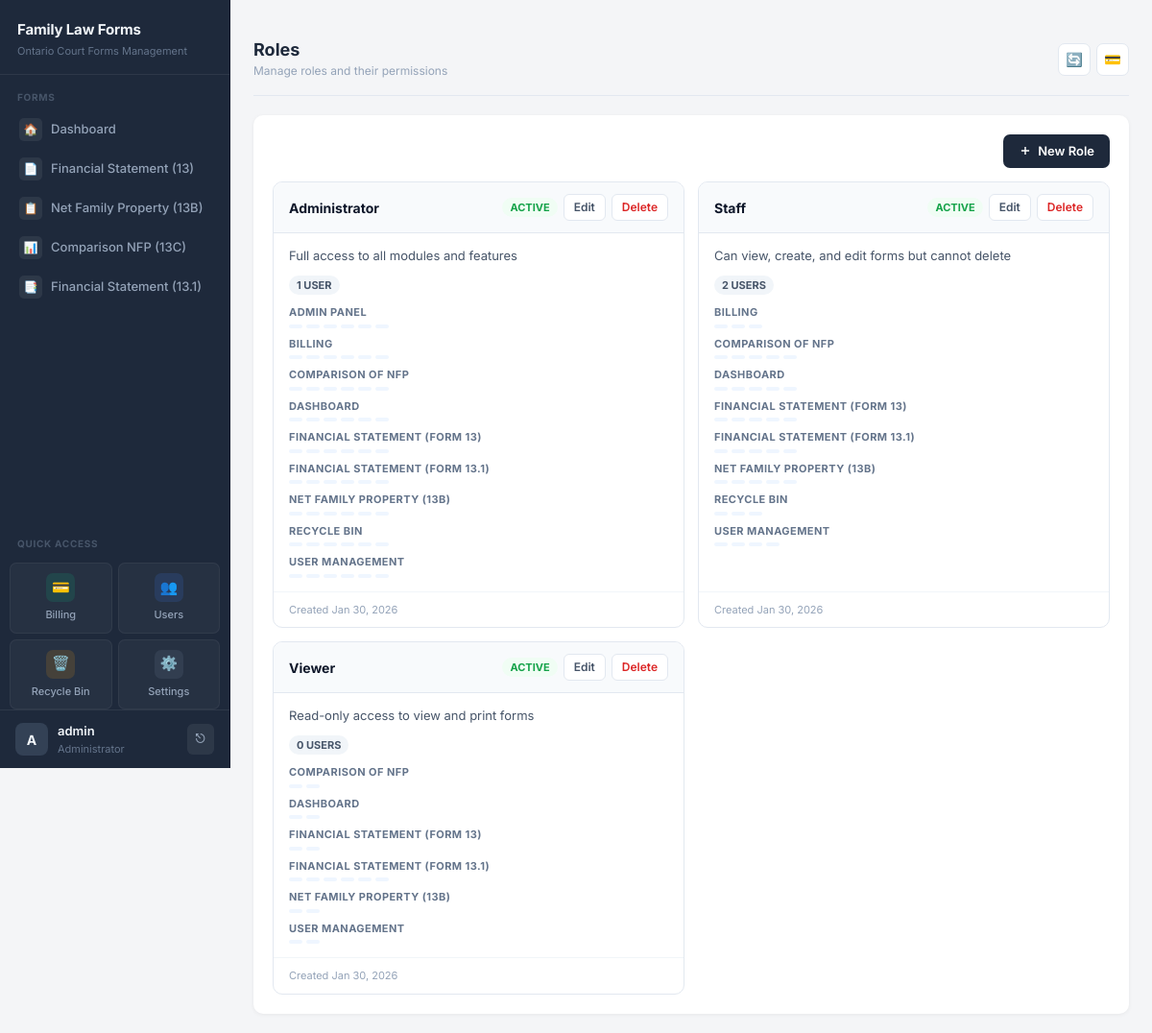
Screenshot of /user-management/roles/ (signed in) with the database file from the repository.
### users/models.py (models this page shows, shortened)
class Role(models.Model):
    name = models.CharField(max_length=100, unique=True)
    description = models.TextField(blank=True)
    permissions = models.ManyToManyField(Permission, blank=True, related_name='roles')
    is_active = models.BooleanField(default=True)
    created_at = models.DateTimeField(auto_now_add=True)
    updated_at = models.DateTimeField(auto_now=True)
    class Meta:
        ordering = ['name']

class Module(models.Model):
    name = models.CharField(max_length=100, unique=True)
    code = models.CharField(max_length=50, unique=True)  # e.g., 'financial_statement', 'comparison_nfp'
    description = models.TextField(blank=True)
    icon = models.CharField(max_length=50, default='📁')
    is_active = models.BooleanField(default=True)
    created_at = models.DateTimeField(auto_now_add=True)
    updated_at = models.DateTimeField(auto_now=True)
    class Meta:
        ordering = ['name']

class Permission(models.Model):
    PERMISSION_TYPES = [
        ('view', 'View'),
        ('create', 'Create'),
        ('edit', 'Edit'),
        ('delete', 'Delete'),
        ('print', 'Print'),
        ('export', 'Export'),
    ]
    module = models.ForeignKey(Module, on_delete=models.CASCADE, related_name='permissions')
    permission_type = models.CharField(max_length=20, choices=PERMISSION_TYPES)
    class Meta:
        unique_together = ['module', 'permission_type']
        ordering = ['module', 'permission_type']

### users/views.py (the view)
# urls.py: path('roles/', views.role_list, name='role_list'),
@login_required
@user_passes_test(is_admin)
def role_list(request):
    roles = Role.objects.prefetch_related('permissions', 'users').all()
    return render(request, 'users/role_list.html', {'roles': roles})

### users/context_processors.py (called while the page is built, shortened)
def user_permissions(request):
    context = {
        'user_modules': {},
        'user_permissions': {},
    }
    if not request.user.is_authenticated:
        return context
    if request.user.is_superuser:
        modules = Module.objects.filter(is_active=True)
        context['user_modules'] = {m.code: True for m in modules}
        context['user_permissions'] = {
            m.code: {
                'view': True,
                'create': True,
                'edit': True,
                'delete': True,
                'print': True,
                'export': True,
            } for m in modules
        }
        return context

### users/views.py (called while the page is built)
def is_admin(user):
    return user.is_superuser or user.is_staff

### users/templates/users/role_list.html (shortened to what this page needs)
﻿{% extends 'base.html' %}
{% block header %}Roles{% endblock %}
{% block subheader %}Manage roles and their permissions{% endblock %}
{% block content %}
<div class="rl-top">
  <a href="{% url 'users:role_create' %}" class="rl-btn-new">
    <svg width="14" height="14" viewBox="0 0 24 24" fill="none" stroke="currentColor" stroke-width="2.5"><path d="M12 5v14M5 12h14"/></svg>
    New Role
  </a>
</div>
{% if roles %}
<div class="rl-grid">
  {% for role in roles %}
  <div class="rl-card">
    <div class="rl-card-head">
      <span class="rl-name">{{ role.name }}</span>
      <div class="rl-head-right">
        {% if role.is_active %}
        <span class="rl-badge rl-badge-active">Active</span>
        {% else %}
        <span class="rl-badge rl-badge-inactive">Inactive</span>
        {% endif %}
        <a href="{% url 'users:role_edit' role.pk %}" class="rl-action-btn">Edit</a>
        <a href="{% url 'users:role_delete' role.pk %}" class="rl-action-btn rl-action-del">Delete</a>
      </div>
    </div>
    <div class="rl-body">
      {% if role.description %}
      <div class="rl-desc">{{ role.description }}</div>
      {% endif %}
      <div class="rl-meta">
        <span class="rl-badge" style="background:#f1f5f9;color:#475569;">{{ role.users.count }} user{{ role.users.count|pluralize }}</span>
      </div>
      <div class="rl-perm-section">
        {% regroup role.permissions.all by module as perm_modules %}
        {% if perm_modules %}
          {% for group in perm_modules %}
          <div class="rl-perm-mod">{{ group.grouper.name }}</div>
          <div class="rl-perm-chips">
            {% for perm in group.list %}
            <span class="rl-perm-chip">{{ perm.name }}</span>
            {% endfor %}
          </div>
          {% endfor %}
        {% else %}
          <span class="rl-no-perm">No permissions assigned</span>
        {% endif %}
      </div>
    </div>
    <div class="rl-foot">Created {{ role.created_at|date:"M d, Y" }}</div>
  </div>
  {% endfor %}
</div>
{% else %}
<div class="rl-empty">No roles have been created yet.</div>
{% endif %}
{% endblock %}

### forms/templates/base.html (shortened to what this page needs)
<!DOCTYPE html>
<html lang="en">
<head>
  <link rel="stylesheet" href="https://cdn.jsdelivr.net/npm/bootstrap@5.3.2/dist/css/bootstrap.min.css">
</head>
<body>
  <div class="app-shell">
    <nav class="sidebar" id="sidebar">
      <div class="brand">
        <p class="title mb-0">Family Law Forms</p>
        <p class="sub mb-0">Ontario Court Forms Management</p>
      </div>
      <div class="nav-section">Forms</div>
      <ul class="nav flex-column">
        {% if user_modules.dashboard or request.user.is_superuser %}
        <li class="nav-item">
          <a class="nav-link" href="/forms/dashboard/">
            <span class="nav-icon">🏠</span> Dashboard
          </a>
        </li>
        {% endif %}
        {% if user_modules.financial_statement or request.user.is_superuser %}
        <li class="nav-item">
          <a class="nav-link" href="{% url 'financial_statement_list' %}">
            <span class="nav-icon">📄</span> Financial Statement (13)
          </a>
        </li>
        {% endif %}
        {% if user_modules.net_family_property_13b or request.user.is_superuser %}
        <li class="nav-item">
          <a class="nav-link" href="{% url 'net_family_property_13b_list' %}">
            <span class="nav-icon">📋</span> Net Family Property (13B)
          </a>
        </li>
        {% endif %}
        {% if user_modules.comparison_nfp or request.user.is_superuser %}
        <li class="nav-item">
          <a class="nav-link" href="/forms/comparison-nfp/">
            <span class="nav-icon">📊</span> Comparison NFP (13C)
          </a>
        </li>
        {% endif %}
        {% if user_modules.financial_statement_131 or request.user.is_superuser %}
        <li class="nav-item">
          <a class="nav-link" href="{% url 'financial_statement_131_list' %}">
            <span class="nav-icon">📑</span> Financial Statement (13.1)
          </a>
        </li>
        {% endif %}
      </ul>
      <div class="nav-section mt-2">Quick Access</div>
      <div class="nav-grid">
        {% if user_modules.billing or request.user.is_superuser %}
        <a href="{% url 'billing_dashboard' %}" class="nav-grid-item billing">
          <span class="nav-grid-icon">💳</span>
          Billing
        </a>
        {% endif %}
        {% if user_modules.user_management or request.user.is_superuser or request.user.is_staff %}
        <a href="{% url 'users:dashboard' %}" class="nav-grid-item users">
          <span class="nav-grid-icon">👥</span>
          Users
        </a>
        {% endif %}
        {% if user_modules.recycle_bin or request.user.is_superuser %}
        <a href="{% url 'recycle_bin' %}" class="nav-grid-item recycle">
          <span class="nav-grid-icon">🗑️</span>
          Recycle Bin
        </a>
        {% endif %}
        {% if request.user.is_superuser or request.user.is_staff %}
        <a href="{% url 'settings_page' %}" class="nav-grid-item admin">
          <span class="nav-grid-icon">⚙️</span>
          Settings
        </a>
        {% endif %}
      </div>
      <div class="sidebar-user">
        <div class="sidebar-user-info">
          <div class="sidebar-user-avatar">
            {% if request.user.is_authenticated %}{{ request.user.username|slice:":1"|upper }}{% else %}?{% endif %}
          </div>
          <div class="sidebar-user-details">
            <div class="sidebar-user-name">{% if request.user.is_authenticated %}{{ request.user.username }}{% else %}Guest{% endif %}</div>
            <div class="sidebar-user-role">{% if request.user.is_staff %}Administrator{% else %}User{% endif %}</div>
          </div>
          <form method="post" action="/accounts/logout/" style="margin:0;">
            <button type="submit" class="sidebar-logout-btn" title="Logout">⎋</button>
          </form>
        </div>
      </div>
    </nav>
    <main class="main">
      <div class="topbar">
        <div>
          <h1>{% block header %}Welcome{% endblock %}</h1>
          <div class="subtitle">{% block subheader %}Manage your forms and schedules{% endblock %}</div>
        </div>
        <div class="topbar-actions">
          <button class="topbar-btn" title="Refresh" onclick="location.reload()">🔄</button>
          <a href="{% url 'billing_dashboard' %}" class="topbar-btn" title="Billing">💳</a>
        </div>
      </div>
      <div class="page-card animate-in">
        {% block content %}{% endblock %}
      </div>
    </main>
  </div>
</body>
</html>

### users/templates/users/role_list.html (style rules this page uses)
.rl-top { display: flex; justify-content: space-between; align-items: center; margin-bottom: 14px; }
.rl-btn-new { display: inline-flex; align-items: center; gap: 6px; padding: 8px 16px; background: #1e293b; color: #fff; border-radius: 7px; font-size: 13px; font-weight: 600; text-decoration: none; transition: background .15s; }
.rl-grid { display: grid; grid-template-columns: repeat(auto-fill, minmax(320px, 1fr)); gap: 14px; }
.rl-card { background: #fff; border: 1px solid #e2e8f0; border-radius: 10px; overflow: hidden; display: flex; flex-direction: column; }
.rl-card-head { padding: 12px 16px; background: #f8fafc; border-bottom: 1px solid #e2e8f0; display: flex; align-items: center; justify-content: space-between; gap: 8px; }
.rl-name { font-size: 14px; font-weight: 700; color: #0f172a; }
.rl-head-right { display: flex; align-items: center; gap: 6px; flex-shrink: 0; }
.rl-badge { display: inline-block; padding: 2px 8px; border-radius: 20px; font-size: 11px; font-weight: 700; text-transform: uppercase; }
.rl-badge-active { background: #f0fdf4; color: #16a34a; }
.rl-action-btn { display: inline-flex; align-items: center; padding: 4px 10px; border-radius: 6px; font-size: 12px; font-weight: 600; text-decoration: none; transition: background .15s; border: 1px solid #e2e8f0; background: #fff; color: #475569; }
.rl-action-del { color: #dc2626; }
.rl-body { padding: 14px 16px; flex: 1; }
.rl-desc { font-size: 13px; color: #475569; margin-bottom: 10px; }
.rl-meta { font-size: 12px; color: #94a3b8; margin-bottom: 10px; }
.rl-perm-section { margin-top: 10px; }
.rl-perm-mod { font-size: 11px; font-weight: 700; text-transform: uppercase; color: #64748b; letter-spacing: .04em; margin-bottom: 4px; margin-top: 8px; }
.rl-perm-chips { display: flex; flex-wrap: wrap; gap: 4px; }
.rl-perm-chip { display: inline-block; padding: 2px 7px; background: #eff6ff; color: #2563eb; border-radius: 20px; font-size: 11px; font-weight: 600; }
.rl-foot { padding: 10px 16px; border-top: 1px solid #f1f5f9; font-size: 11px; color: #94a3b8; }

### rows the page displays
Role: name "Administrator", is_active "ACTIVE", description "Full access to all modules and features", users.count "1", created_at "Jan 30, 2026"
Module: grouper.name "ADMIN PANEL"
Module: grouper.name "BILLING"
Module: grouper.name "COMPARISON OF NFP"
Module: grouper.name "DASHBOARD"
Module: grouper.name "FINANCIAL STATEMENT (FORM 13)"
Module: grouper.name "FINANCIAL STATEMENT (FORM 13.1)"
Module: grouper.name "NET FAMILY PROPERTY (13B)"
Module: grouper.name "RECYCLE BIN"
Module: grouper.name "USER MANAGEMENT"
Role: name "Staff", is_active "ACTIVE", description "Can view, create, and edit forms but cannot delete", users.count "2", created_at "Jan 30, 2026"
Role: name "Viewer", is_active "ACTIVE", description "Read-only access to view and print forms", users.count "0", created_at "Jan 30, 2026"

### other values shown
{{ request.user.username|slice:":1"|upper }} "A"
{{ request.user.username }} "admin"
